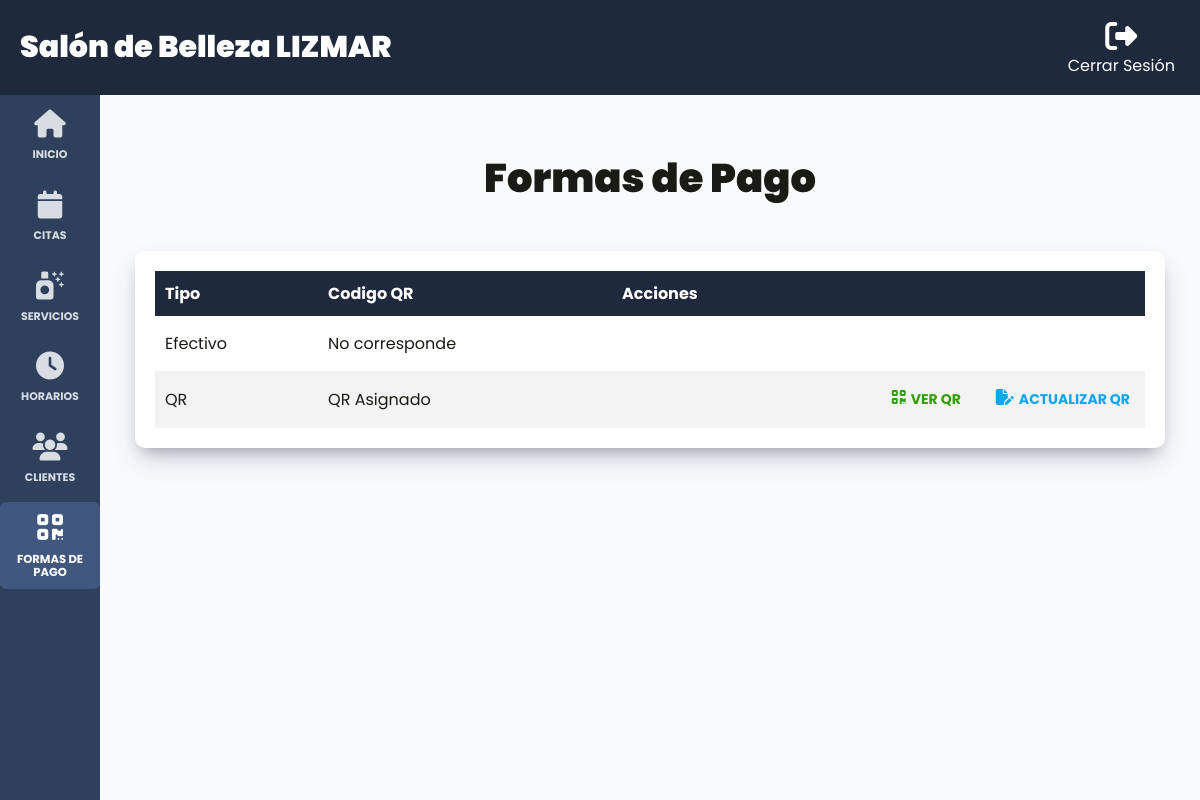
The app's page /admin/formas_pagos (signed in) with its own data.
### tables this page shows
CREATE TABLE `formaspagos` (
  `id` int NOT NULL AUTO_INCREMENT,
  `tipo` varchar(30) DEFAULT NULL,
  `imagenQR` varchar(100) DEFAULT NULL,
  PRIMARY KEY (`id`)
);

### controllers/FormasPagosController.php (called while the page is built, shortened)
<?php
class FormasPagosController {
    public static function index(Router $router) {
        $formaPagos = FormaPago::all();
        $router->render('admin/formasPagos/index', [
            'formaPagos' => $formaPagos
        ]);
    }
}

### public/index.php (called while the page is built, shortened)
<?php
$router = new Router();
$router->get('/', [LoginController::class, 'login']);
$router->post('/', [LoginController::class, 'login']);
$router->get('/logout', [LoginController::class, 'logout']);
$router->get('/forgot-password', [LoginController::class, 'forgotPassword']);
$router->post('/forgot-password', [LoginController::class, 'forgotPassword']);
$router->get('/reset-password', [LoginController::class, 'resetPassword']);
$router->post('/reset-password', [LoginController::class, 'resetPassword']);
$router->get('/create-account', [LoginController::class, 'createAccount']);
$router->post('/create-account', [LoginController::class, 'createAccount']);
$router->get('/confirm-account', [LoginController::class, 'confirmAccount']);
$router->get('/message', [LoginController::class, 'message']);
$router->get('/cita', [CitaController::class, 'index']);
$router->get('/historial', [CitasController::class, 'showHistorial']);
$router->get('/api/servicios', [APIController::class, 'index']);
$router->get('/api/horarios', [APIController::class, 'showHorarios']);
$router->post('/api/horarios/estado', [APIController::class, 'cambiarEstadoHorarios']);
$router->post('/api/citas', [APIController::class, 'create']);
$router->get('/api/citas_admin', [APIController::class, 'getCitas']);
$router->get('/api/reportes/ingresos_mensuales', [ReportesAPIController::class, 'ingresosPorMes']);
$router->get('/api/reportes/ingresos_diarios', [ReportesAPIController::class, 'ingresosPorDia']);
$router->get('/api/reportes/servicios_solicitados', [ReportesAPIController::class, 'serviciosSolicitados']);
$router->get('/api/reportes/clientes_frecuentes', [ReportesAPIController::class, 'clientesFrecuentes']);
$router->get('/api/reportes/horarios_demandados', [ReportesAPIController::class, 'horariosDemandados']);
$router->get('/admin/dashboard', [DashboardController::class, 'index']);
$router->get('/admin/citas', [CitasController::class, 'index']);
$router->post('/admin/citas/editar', [CitasController::class, 'update']);
$router->get('/admin/clientes', [ClientesController::class, 'index']);
$router->get('/admin/horarios', [HorariosController::class, 'index']);
$router->get('/admin/formas_pagos', [FormasPagosController::class, 'index']);
$router->get('/admin/formas_pagos/actualizar_qr', [FormasPagosController::class, 'update']);
$router->post('/admin/formas_pagos/actualizar_qr', [FormasPagosController::class, 'update']);
$router->get('/admin/servicios', [ServiciosController::class, 'index']);
$router->get('/admin/servicios/crear', [ServiciosController::class, 'create']);
$router->post('/admin/servicios/crear', [ServiciosController::class, 'create']);
$router->get('/admin/servicios/editar', [ServiciosController::class, 'update']);
$router->post('/admin/servicios/editar', [ServiciosController::class, 'update']);
$router->post('/admin/servicios/eliminar', [ServiciosController::class, 'delete']);
$router->comprobarRutas();

### models/ActiveRecord.php (called while the page is built, shortened)
<?php
class ActiveRecord {
    protected static $db;
    protected static $tabla = '';
    public static function setDB($database) {
        self::$db = $database;
    }
    public static function consultarSQL($query) {
        $resultado = self::$db->query($query);
        $array = [];
        while ($registro = $resultado->fetch_assoc()) {
            $array[] = static::crearObjeto($registro);
        }
        return $array;
    }
    protected static function crearObjeto($registro) {
        $objeto = new static;
        foreach ($registro as $key => $value) {
            if (property_exists($objeto, $key)) {
                $objeto->$key = $value;
            }
        }
        return $objeto;
    }
    public static function all() {
        $query = "SELECT * FROM " . static::$tabla;
        $resultado = self::consultarSQL($query);
        return $resultado;
    }
}

### views/admin/formasPagos/index.php (the view, shortened to what this page needs)
<h1 class="nombre-pagina">Formas de Pago</h1>
<div class="dashboard__contenedor">
    <?php if (!empty($formaPagos)): ?>
        <table class="table" id="myTable">
            <thead class="table__thead">
                <tr>
                    <th scope="col" class="table__th">Tipo</th>
                    <th scope="col" class="table__th">Codigo QR</th>
                    <th scope="col" class="table__th">Acciones</th>
                </tr>
            </thead>
            <tbody class="table__tbody">
                <?php foreach($formaPagos as $formaPago): ?>
                    <tr class="table__tr">
                        <td class="table__td">
                            <?php echo $formaPago->tipo; ?>
                        </td>
                        <?php if($formaPago->imagenQR != 'No corresponde'): ?>
                            <td class="table__td">
                                QR Asignado
                            </td>
                            <td class="table__td--acciones">
                                <a href="#modal-<?php echo $formaPago->id; ?>" class="table__accion table__accion--ver">
                                    <i class="fa-solid fa-qrcode"></i>
                                    Ver QR
                                </a>
                                <a href="/admin/formas_pagos/actualizar_qr?id=<?php echo $formaPago->id; ?>" class="table__accion table__accion--editar">
                                    <i class="fa-solid fa-file-pen"></i>
                                    Actualizar QR
                                </a>
                            </td>
                            <?php else: ?>
                                <td class="table__td">
                                    <?php echo $formaPago->imagenQR; ?>
                                </td>
                                <td class="table__td--acciones">
                                </td>
                        <?php endif; ?>
                    </tr>
                <?php endforeach; ?>
            </tbody>
        </table>
        <?php else: ?>
            <p class="text-center">No hay formas de pago registradas</p>
    <?php endif; ?>
</div>

### public/build/css/app.css (style rules this page uses)
html { line-height:1.15;-webkit-text-size-adjust:100% }
body { margin:0 }
h1 { font-size:2em;margin:.67em 0 }
a { background-color:rgba(0,0,0,0) }
html { font-size:62.5%;box-sizing:border-box;height:100% }
body { min-height:100%;display:flex;flex-direction:column;background-color:rgb(38.595505618,52.7471910112,75.904494382);font-family:"Poppins",sans-serif;font-size:1.6rem }
@media (min-width: 768px) { body { height:100% } }
.body-admin { color:#1a1b15 }
*,*:before,*:after { box-sizing:inherit }
a { text-decoration:none }
h1,h2,h3 { font-family:"Poppins",sans-serif;margin:0 0 2.5rem 0;font-weight:900;color:#fff;text-align:center }
h1 { font-size:4rem }
.nombre-pagina { text-align:center;margin:5rem 0;font-weight:700 }
.body-admin h1,.body-admin h2,.body-admin h3 { color:#1a1b15;font-weight:900 }
.fa,.fa-solid,.fa-regular,.fa-light,.fa-thin,.fa-duotone,.fa-brands,.fas,.far,.fal,.fat,.fad,.fab { font-size:1.6rem !important }
.dashboard { height:100vh;display:flex;flex-direction:column;background-color:#f8fafc }
.dashboard__contenedor,.dashboard__formulario { box-shadow:rgba(50,50,93,.25) 0px 13px 27px -5px,rgba(0,0,0,.3) 0px 8px 16px -8px;background-color:#fff;padding:2rem;border-radius:1rem }
.table { width:100%;border-collapse:collapse }
.table__thead { background-color:#1e293b;color:#fff }
.table__th { padding:1rem;text-align:left }
.table__tr:nth-of-type(even) { background-color:hsl(0,0%,95.4121381168%) }
.table__td,.table__td--acciones { padding:1.5rem 1rem }
.table__td--acciones { display:flex;flex-direction:column;justify-content:center;gap:1rem;align-items:center }
@media (min-width: 768px) { .table__td--acciones { flex-direction:row;justify-content:flex-end;gap:2.5rem } }
.table__accion { all:unset;text-transform:uppercase;font-size:1.4rem;font-weight:700;padding:.3rem .5rem;display:flex;gap:.5rem }
.table__accion--ver { color:#329f00 }
.table__accion--editar { color:#0da6f3 }

### records on screen
formaspagos: tipo "Efectivo", imagenQR "No corresponde"
formaspagos: tipo "QR"
